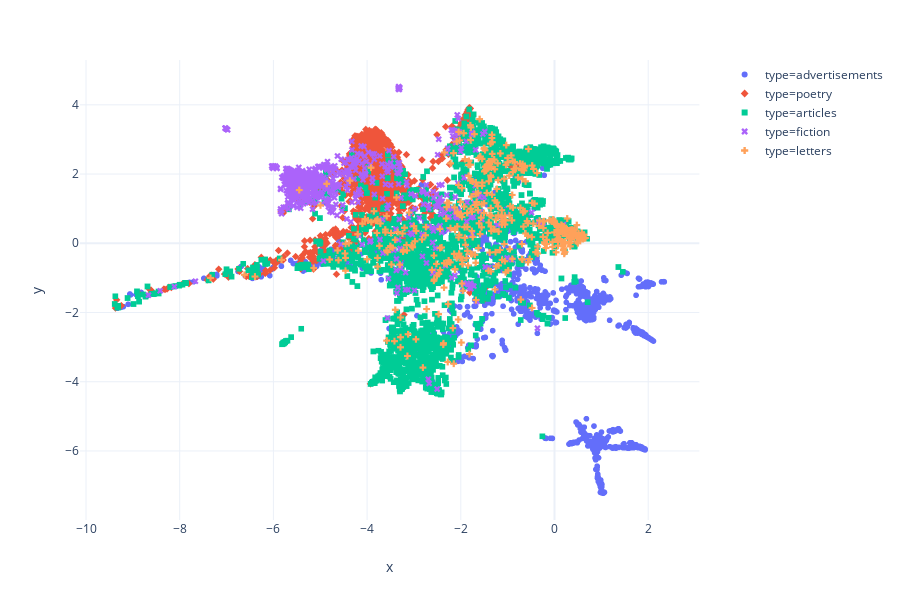

Notebook code cell kept with this figure:
### Code cell
%%time

mjp = mjp_umap #.query('(mjp_index < 10000)')

# Remove rows with irregular dates (e.g. New Year's Day) & convert to DateTime.
mjp['date'] = mjp['date'].str.replace("[A-z ']+", "", regex=True) \
    .dropna() \
    .astype('datetime64[ns]')

mjp = mjp[mjp['type'].isin(["articles", "letters", "poetry", "fiction", "advertisements"])]

# Visualize
fig = px.scatter(mjp, x="x", y="y", 
                 color="type", symbol='type',
                 hover_name="date", template = "plotly_white",
                 render_mode="webgl")

fig.show()

### Figure 1 — Plotly figure (JSON) as saved in the notebook; plotly's stock layout.template omitted (floating-point values rounded to 4 significant figures; data arrays with more than 128 entries replaced by an {"elided": "..."} marker saying what was removed)
{"data": [{"hoverlabel": {"namelength": 0}, "hovertemplate": "<b>%{hovertext}</b><br><br>type=advertisements<br>x=%{x}<br>y=%{y}", "hovertext": {"elided": "1414 str values"}, "legendgroup": "type=advertisements", "marker": {"color": "#636efa", "symbol": "circle"}, "mode": "markers", "name": "type=advertisements", "showlegend": true, "type": "scattergl", "x": {"elided": "1414 float values"}, "xaxis": "x", "y": {"elided": "1414 float values"}, "yaxis": "y"}, {"hoverlabel": {"namelength": 0}, "hovertemplate": "<b>%{hovertext}</b><br><br>type=poetry<br>x=%{x}<br>y=%{y}", "hovertext": {"elided": "1223 str values"}, "legendgroup": "type=poetry", "marker": {"color": "#EF553B", "symbol": "diamond"}, "mode": "markers", "name": "type=poetry", "showlegend": true, "type": "scattergl", "x": {"elided": "1223 float values"}, "xaxis": "x", "y": {"elided": "1223 float values"}, "yaxis": "y"}, {"hoverlabel": {"namelength": 0}, "hovertemplate": "<b>%{hovertext}</b><br><br>type=articles<br>x=%{x}<br>y=%{y}", "hovertext": {"elided": "2882 str values"}, "legendgroup": "type=articles", "marker": {"color": "#00cc96", "symbol": "square"}, "mode": "markers", "name": "type=articles", "showlegend": true, "type": "scattergl", "x": {"elided": "2882 float values"}, "xaxis": "x", "y": {"elided": "2882 float values"}, "yaxis": "y"}, {"hoverlabel": {"namelength": 0}, "hovertemplate": "<b>%{hovertext}</b><br><br>type=fiction<br>x=%{x}<br>y=%{y}", "hovertext": {"elided": "678 str values"}, "legendgroup": "type=fiction", "marker": {"color": "#ab63fa", "symbol": "x"}, "mode": "markers", "name": "type=fiction", "showlegend": true, "type": "scattergl", "x": {"elided": "678 float values"}, "xaxis": "x", "y": {"elided": "678 float values"}, "yaxis": "y"}, {"hoverlabel": {"namelength": 0}, "hovertemplate": "<b>%{hovertext}</b><br><br>type=letters<br>x=%{x}<br>y=%{y}", "hovertext": {"elided": "432 str values"}, "legendgroup": "type=letters", "marker": {"color": "#FFA15A", "symbol": "cross"}, "mode": "markers", "name": "type=letters", "showlegend": true, "type": "scattergl", "x": {"elided": "432 float values"}, "xaxis": "x", "y": {"elided": "432 float values"}, "yaxis": "y"}], "layout": {"height": 600, "legend": {"tracegroupgap": 0}, "margin": {"t": 60}, "xaxis": {"anchor": "y", "domain": [0, 0.98], "title": {"text": "x"}}, "yaxis": {"anchor": "x", "domain": [0, 1], "title": {"text": "y"}}}}
